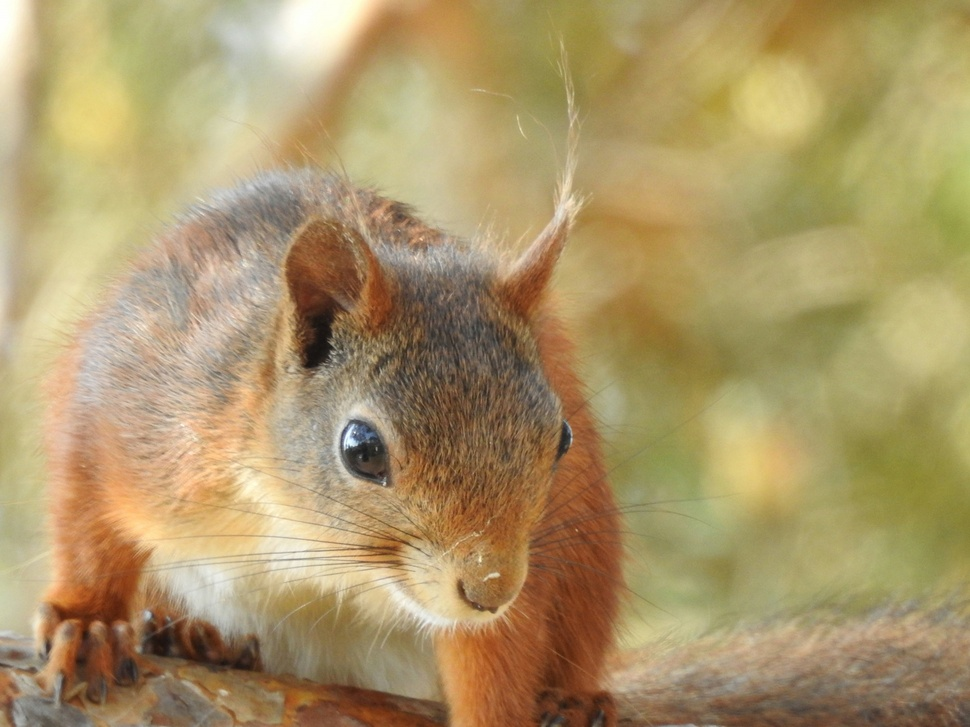
#> input picture optimized_photo.jpg, 970 x 727 px, shrunk from 4608 x 3456 before the run
$ python dwt_bright_fix_comparison.py ../optimized_photo.jpg
#> lines starting #> are read from the running program, lines starting #| are printed output that depends on the picture
### tools/dwt_probe.py
#!/usr/bin/env python3
"""Independent DWT-QIM robustness probe. Not Cryptoleaf production format.
Requires Pillow, numpy, PyWavelets. Uses known original dimensions for resize recovery.
"""
import argparse, csv, io, zlib
from pathlib import Path
import numpy as np
import pywt
from PIL import Image

MAGIC = b'DWT1'

def bits_from_bytes(b):
    return np.unpackbits(np.frombuffer(b, dtype=np.uint8))

# [24 lines left out: function embed, not called in this run]

def extract(image, original_size, delta, repeat, seed, max_bytes=256):
    # This is an ORACLE alignment: decoder is explicitly told the original size.
    if image.size != original_size:
        image = image.resize(original_size, Image.Resampling.LANCZOS)
    y = np.asarray(image.convert('YCbCr'), dtype=np.float64)[:,:,0]
    ll = pywt.wavedec2(y, 'haar', level=2, mode='periodization')[0].ravel()
    rng = np.random.default_rng(seed)
    # Must match embed permutation length, independent of packet length.
    pos = rng.permutation(ll.size)
    def read(nbytes):
        count = nbytes * 8 * repeat
        if count > ll.size: raise ValueError('Insufficient capacity')
        q = np.rint(ll[pos[:count]] / delta).astype(np.int64)
        bits = (q & 1).reshape(-1,repeat)
        majority = (bits.sum(axis=1) > repeat//2).astype(np.uint8)
        return np.packbits(majority).tobytes()
    header = read(6)
    if header[:4] != MAGIC: raise ValueError('BadMagic')
    length = int.from_bytes(header[4:6], 'big')
    if length > max_bytes: raise ValueError('LengthOutOfRange')
    packet = read(6 + length + 4)
    if zlib.crc32(packet[:-4]) != int.from_bytes(packet[-4:], 'big'):
        raise ValueError('BadCRC')
    return packet[6:-4]

def jpeg_roundtrip(img, quality):
    buf = io.BytesIO()
    img.save(buf, format='JPEG', quality=quality, subsampling=0)
    buf.seek(0)
    with Image.open(buf) as loaded:
        return loaded.convert('RGB')

def psnr(a,b):
    x=np.asarray(a,dtype=np.float64); y=np.asarray(b,dtype=np.float64)
    mse=np.mean((x-y)**2)
    return float('inf') if mse==0 else 10*np.log10(255**2/mse)

# [50 lines left out: function main, not called in this run]

# [1 lines that do not run on import are left out]

### tools/dwt_bright_fix_comparison.py
#!/usr/bin/env python3
"""Research: compare reversible-looking headroom restoration and feedback QIM.

Run from Cryptoleaf project after placing in tools/ next to dwt_probe.py:
 python tools/dwt_bright_fix_comparison.py /home/jari/Pictures/DWTFourierTesti/P1010892.JPG --csv dwt_bright_fix.csv

Uses the frozen DWT1 format, seed, Haar LL2, delta=32, repeat=9.
Headroom is applied to the visible carrier, then optionally expanded AFTER embed.
The latter is an intentionally difficult control, not a lossless inverse.
Feedback-QIM modifies the coefficient lattice based on measured post-RGB errors.
This is experimental, NOT a production codec. No pilot is used here.
"""
import argparse
import csv
import sys
import zlib
from pathlib import Path

import numpy as np
import pywt
from PIL import Image, ImageOps

sys.path.insert(0, str(Path(__file__).resolve().parent))
import dwt_probe as dwt

FIELDS = ['method','length','delta','repeat','raw_pass','jpeg85_pass','jpeg60_pass',
          'raw_error','jpeg85_error','jpeg60_error','psnr_raw_vs_source',
          'psnr_jpeg85_vs_source','psnr_jpeg60_vs_source',
          'clip_y_low_pct','clip_y_high_pct','header_ber_pct',
          'feedback_iterations','wrong_bits_initial','wrong_bits_final','note']


def make_message(n, seed):
    return np.random.default_rng(seed).integers(0,256,n,dtype=np.uint8).tobytes()


def packet_bits(message):
    packet = dwt.MAGIC + len(message).to_bytes(2,'big') + message
    packet += zlib.crc32(packet).to_bytes(4,'big')
    return np.unpackbits(np.frombuffer(packet,dtype=np.uint8))


def ycc(img):
    return np.asarray(img.convert('YCbCr'),dtype=np.float64).copy()


def from_ycc(a):
    return Image.fromarray(np.uint8(np.clip(np.rint(a),0,255)),'YCbCr').convert('RGB')


def headroom(img, margin):
    a=ycc(img)
    a[:,:,0] = margin + a[:,:,0]*(255-2*margin)/255
    return from_ycc(a)


def expand_headroom(img, margin):
    a=ycc(img)
    a[:,:,0] = (a[:,:,0]-margin)*255/(255-2*margin)
    return from_ycc(a)


def qim_setup(img,message,delta,repeat,seed):
    a=ycc(img)
    coeffs=pywt.wavedec2(a[:,:,0], 'haar',level=2,mode='periodization')
    ll=coeffs[0].copy()
    flat=ll.ravel()
    bits=packet_bits(message)
    count=len(bits)*repeat
    if count>flat.size:
        raise ValueError(f'Insufficient capacity: need {count}, have {flat.size}')
    pos=np.random.default_rng(seed).permutation(flat.size)[:count]
    target=np.repeat(bits,repeat).astype(np.int64)
    q=np.rint(flat[pos]/delta).astype(np.int64)
    # EXACT original QIM lattice, including its one-sided parity correction
    q += (target-(q&1))%2
    return a,coeffs,ll,flat,pos,target,q


def render(a,coeffs,ll,flat,pos,q,delta):
    flat[pos]=q*delta
    coeffs[0]=ll
    unbounded=pywt.waverec2(coeffs,'haar',mode='periodization')[:a.shape[0],:a.shape[1]]
    low=float(np.mean(unbounded<0)*100)
    high=float(np.mean(unbounded>255)*100)
    out=a.copy()
    out[:,:,0]=np.clip(unbounded,0,255)
    return from_ycc(out),low,high


def observed_bits(img,pos,delta):
    recovered=pywt.wavedec2(ycc(img)[:,:,0],'haar',level=2,mode='periodization')[0].ravel()
    return np.rint(recovered[pos]/delta).astype(np.int64)&1


def header_ber(img,message,delta,repeat,seed):
    bits=packet_bits(message)
    count=len(bits)*repeat
    yy=pywt.wavedec2(ycc(img)[:,:,0],'haar',level=2,mode='periodization')[0].ravel()
    pos=np.random.default_rng(seed).permutation(yy.size)[:count]
    observed=np.rint(yy[pos[:48*repeat]]/delta).astype(np.int64)&1
    majority=(observed.reshape(-1,repeat).sum(axis=1)>repeat//2).astype(np.uint8)
    return float(np.mean(majority != bits[:48])*100)


def feedback_embed(img,message,delta,repeat,seed,max_iter):
    a,coeffs,ll,flat,pos,target,q=qim_setup(img,message,delta,repeat,seed)
    initial_wrong=None
    # Move erroneous coefficient by +/- 2 quantization levels, maintaining parity.
    # For bright images, favor decreasing LL2 coefficient to avoid high clipping.
    # Updates are vectorized. Each iteration evaluates the ACTUAL RGB round-trip.
    for iteration in range(max_iter+1):
        result,low,high=render(a,coeffs,ll,flat,pos,q,delta)
        observed=observed_bits(result,pos,delta)
        bad=observed!=target
        wrong=int(bad.sum())
        if initial_wrong is None: initial_wrong=wrong
        if wrong==0 or iteration==max_iter:
            return result,low,high,iteration,initial_wrong,wrong
        # Lower QIM level for bright carriers, shifting away from clipping.
        # Even jumps preserve target parity; errors can persist or oscillate.
        q[bad]-=2
    raise RuntimeError('unreachable')


def check(img,size,message,delta,repeat,seed):
    try:
        found=dwt.extract(img,size,delta,repeat,seed,max_bytes=max(256,len(message)))
        return int(found==message), '' if found==message else 'MessageMismatch'
    except Exception as exc:
        return 0, f'{type(exc).__name__}:{exc}'


def main():
    ap=argparse.ArgumentParser(description=__doc__)
    ap.add_argument('image',type=Path)
    ap.add_argument('--csv',type=Path,default=Path('dwt_bright_fix.csv'))
    ap.add_argument('--lengths',default='10,25,50')
    ap.add_argument('--deltas',default='32')
    ap.add_argument('--margins',default='16,32')
    ap.add_argument('--repeat',type=int,default=9)
    ap.add_argument('--seed',type=int,default=20261114)
    ap.add_argument('--feedback-iterations',type=int,default=6)
    args=ap.parse_args()
    if args.repeat<1 or args.repeat%2==0:ap.error('repeat must be odd positive')
    if args.feedback_iterations<0:ap.error('feedback iterations must be nonnegative')
    lengths=[int(x) for x in args.lengths.split(',')]
    deltas=[float(x) for x in args.deltas.split(',')]
    margins=[int(x) for x in args.margins.split(',')]
    if any(x<1 for x in lengths) or any(x<=0 for x in deltas) or any(x<=0 or x>=127 for x in margins):
        ap.error('invalid lengths/deltas/margins')
    with Image.open(args.image) as im:
#> im is the input picture: PIL image 970x727 RGB; mean R, G, B 171.3, 150.5, 105.2
        source=ImageOps.exif_transpose(im).convert('RGB')
    methods=['baseline']
    for m in margins:
        methods.extend([f'headroom{m}',f'headroom{m}_expand_after'])
    methods.append('feedback_qim')
    args.csv.parent.mkdir(parents=True,exist_ok=True)
    with args.csv.open('w',newline='',encoding='utf-8') as f:
        writer=csv.DictWriter(f,fieldnames=FIELDS)
        writer.writeheader()
        for length in lengths:
            message=make_message(length,args.seed)
            for delta in deltas:
                for method in methods:
                    row=dict(method=method,length=length,delta=delta,repeat=args.repeat,
                             raw_pass=0,jpeg85_pass=0,jpeg60_pass=0)
                    try:
                        margin=next((m for m in margins if method.startswith(f'headroom{m}')),None)
                        carrier=headroom(source,margin) if margin is not None else source
                        if method=='feedback_qim':
                            marked,low,high,iters,wrong0,wrong1=feedback_embed(
                                source,message,delta,args.repeat,args.seed,args.feedback_iterations)
                            row.update(feedback_iterations=iters,wrong_bits_initial=wrong0,
                                       wrong_bits_final=wrong1)
                            row['note']='Feedback uses post-RGB parity; original cover retained.'
                        else:
                            a,coeffs,ll,flat,pos,target,q=qim_setup(
                                carrier,message,delta,args.repeat,args.seed)
#> in ycc, `return np.asarray(img.convert('YCbCr'),dtype=np.float64).copy()`:
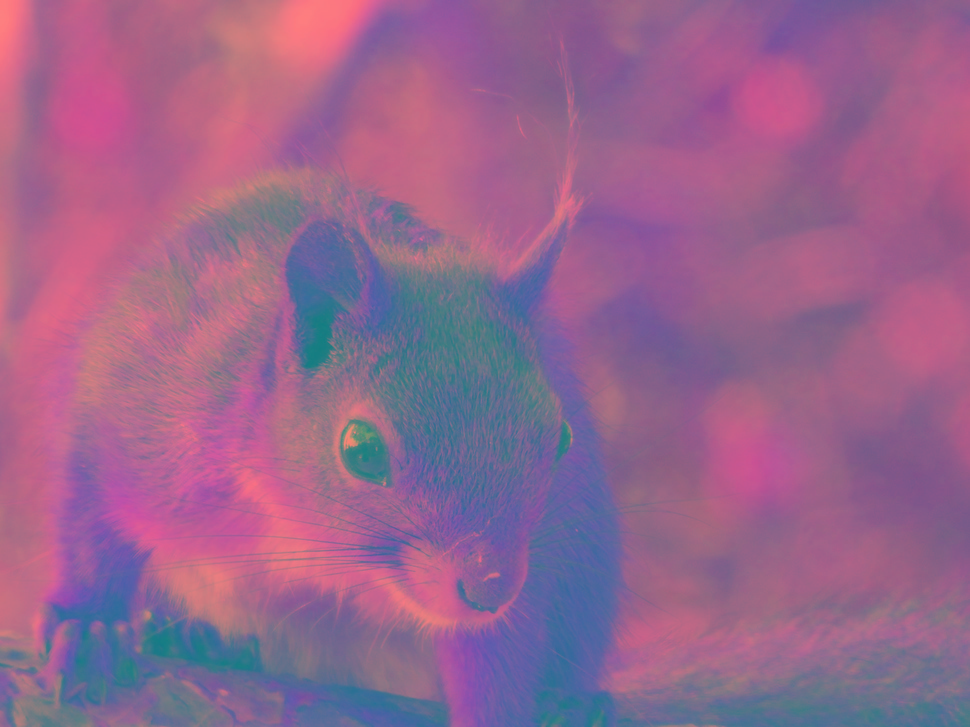
#> returned value: shape (727, 970, 3) float64; mean of channels 0, 1, 2 151, 101.5, 141.7; drawn as R, G, B
#> in qim_setup, `coeffs=pywt.wavedec2(a[:,:,0], 'haar',level=2,mode='periodization')`: coeffs = 3 items
#> in qim_setup, `ll=coeffs[0].copy()`:
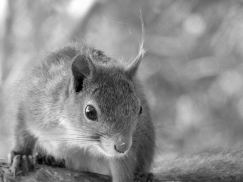
#> ll: shape (182, 243) float64; min 85, max 1016, mean 603.9; drawn with min black and max white
#> in qim_setup, `q=np.rint(flat[pos]/delta).astype(np.int64)`: q = 1440 values, max 32 at index 97, min 4 at index 567, mean 19
#> in qim_setup, `q += (target-(q&1))%2`: q = 1440 values, max 32 at index 97, min 4 at index 690, mean 19.52
#> coeffs = 3 items; pos = 1440 values, max 44173 at index 68, min 25 at index 257, mean 21850.6; target = 1440 values, max 1 at index 9, min 0 at index 0, mean 0.4
                            marked,low,high=render(a,coeffs,ll,flat,pos,q,delta)
#> in render, `low=float(np.mean(unbounded<0)*100)`: low = 0
#> in render, `high=float(np.mean(unbounded>255)*100)`: high = 0.0143
#> low = 0; high = 0.0143
                            if method.endswith('_expand_after'):
                                marked=expand_headroom(marked,margin)
                                row['note']='Post-embed expansion can destroy QIM; diagnostic control.'
                            elif margin is not None:
                                row['note']='Visible headroom applied; not restored.'
                            else:
                                row['note']='Original unmodified DWT baseline.'
                        row['clip_y_low_pct']=round(low,4)
                        row['clip_y_high_pct']=round(high,4)
                        row['header_ber_pct']=round(header_ber(marked,message,delta,args.repeat,args.seed),3)
#> in header_ber, `observed=np.rint(yy[pos[:48*repeat]]/delta).astype(np.int64)&1`: observed = 432 values, max 1 at index 9, min 0 at index 0, mean 0.312
#> in header_ber, `majority=(observed.reshape(-1,repeat).sum(axis=1)>repeat//2).astype(np..`: majority = 48 values, max 1 at index 1, min 0 at index 0, mean 0.312
                        row['psnr_raw_vs_source']=round(dwt.psnr(source,marked),3)
#> in psnr, `mse=np.mean((x-y)**2)`: mse = 3.14
                        row['raw_pass'],row['raw_error']=check(marked,source.size,message,delta,args.repeat,args.seed)
#> in extract, `y = np.asarray(image.convert('YCbCr'), dtype=np.float64)[:,:,0]`:
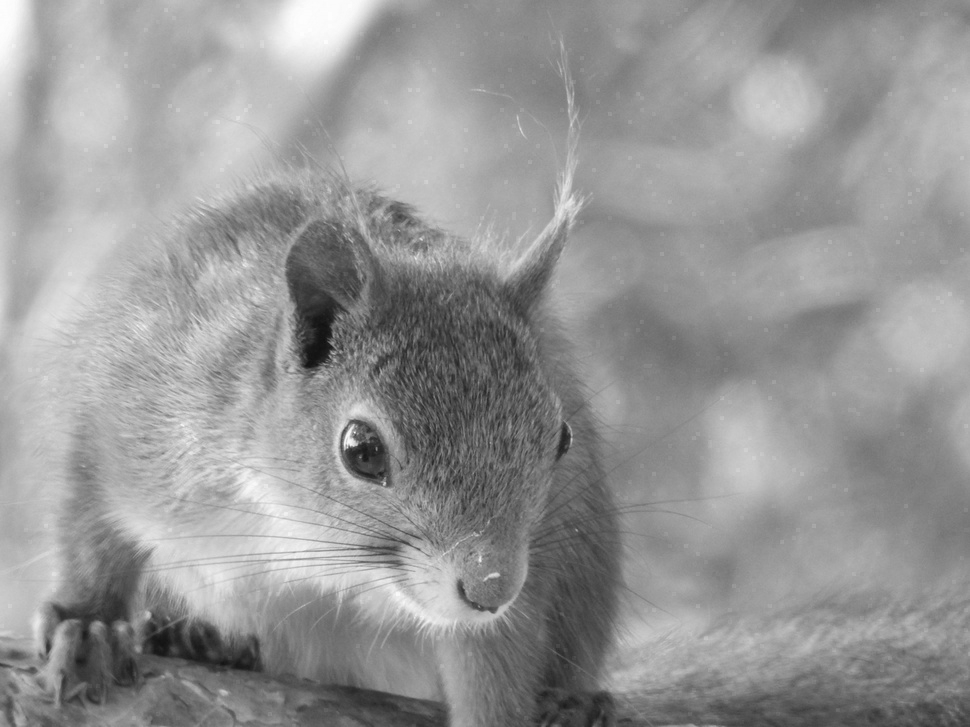
#> y: shape (727, 970) float64; min 15, max 254, mean 150.2
#> in read, `q = np.rint(ll[pos[:count]] / delta).astype(np.int64)`: q = 432 values, max 32 at index 97, min 6 at index 19, mean 19.49
#> in extract, `length = int.from_bytes(header[4:6], 'big')`: length = 10
                        for quality in (85,60):
                            compressed=dwt.jpeg_roundtrip(marked,quality)
                            row[f'jpeg{quality}_pass'],row[f'jpeg{quality}_error']=check(
                                compressed,source.size,message,delta,args.repeat,args.seed)
                            row[f'psnr_jpeg{quality}_vs_source']=round(dwt.psnr(source,compressed),3)
                    except Exception as exc:
                        row['raw_error']=f'{type(exc).__name__}:{exc}'
                    writer.writerow(row)
                    f.flush()
                    print(f'{method:26} {length:2}B delta={delta:g} '
                          f'RAW={row["raw_pass"]} J85={row["jpeg85_pass"]} J60={row["jpeg60_pass"]} '
                          f'PSNR={row.get("psnr_jpeg85_vs_source","-")} '
                          f'BER={row.get("header_ber_pct","-")} '
                          f'wrong={row.get("wrong_bits_final","-")}',flush=True)
#| baseline                   10B delta=32 RAW=1 J85=1 J60=1 PSNR=39.582 BER=0.0 wrong=-
    print('Saved:',args.csv)
    print('WARNING: no Fourier pilot or scaling here. Headroom expansion is not lossless.')

if __name__=='__main__':main()
